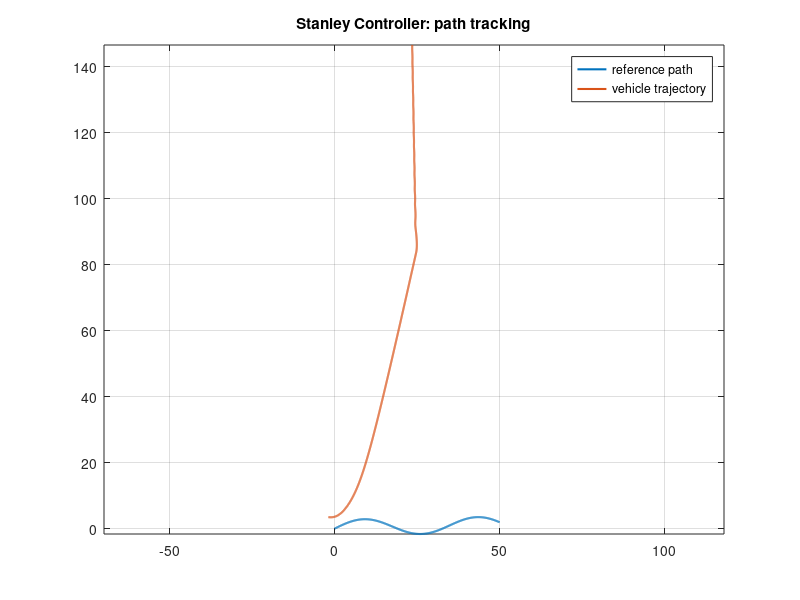
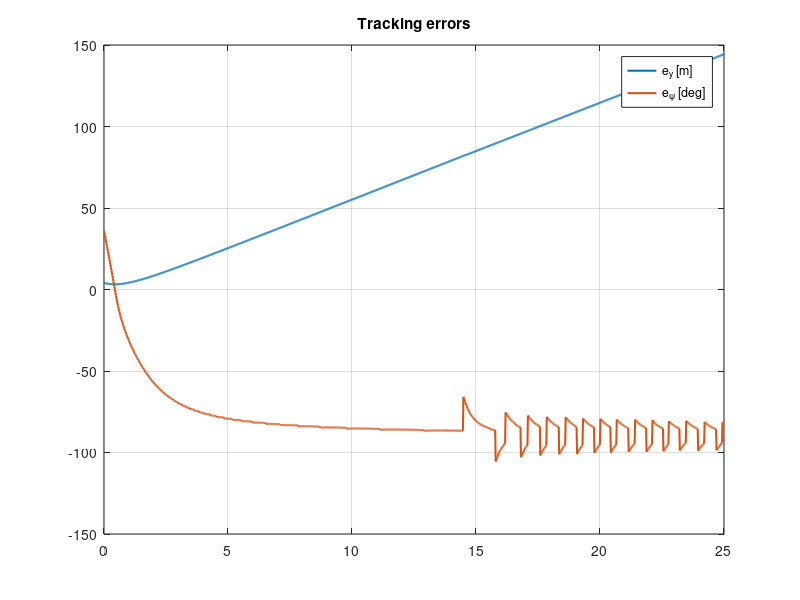
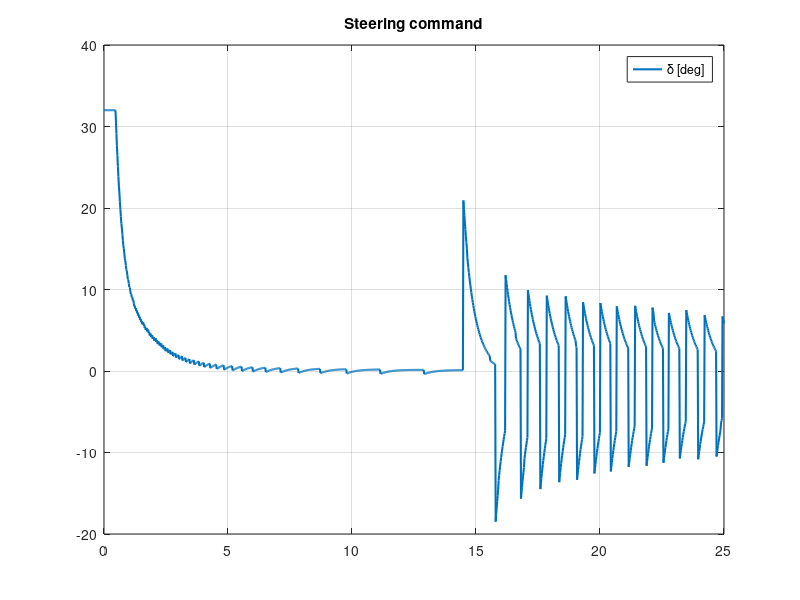

The MATLAB source for these figures, in order:
% Chapter15_Lesson2.m
% Stanley Controller for Ground Vehicles (kinematic bicycle model, educational)
%
% Run:
%   Chapter15_Lesson2
%
% This script:
%   1) builds a smooth reference path (polyline)
%   2) tracks it using Stanley steering control
%   3) plots trajectory and tracking errors

function Chapter15_Lesson2
    % Reference path
    n = 400;
    xr = linspace(0, 50, n);
    yr = 2.5*sin(0.18*xr) + 1.0*sin(0.04*xr);

    % Parameters
    p.L = 2.7;
    p.k = 1.4;
    p.v0 = 0.5;
    p.maxSteer = deg2rad(32);

    dt = 0.02;  T = 25.0;
    steps = floor(T/dt);

    % State: [x;y;psi], constant speed v
    x = -2.0; y = 3.5; psi = deg2rad(-10);
    v = 6.0;

    xs = zeros(steps,1);
    ys = zeros(steps,1);
    eys = zeros(steps,1);
    epsis = zeros(steps,1);
    deltas = zeros(steps,1);

    for k = 1:steps
        [delta, e_y, e_psi] = stanley_control(x, y, psi, v, xr, yr, p);
        % Bicycle step
        x = x + v*cos(psi)*dt;
        y = y + v*sin(psi)*dt;
        psi = wrap_angle(psi + v/p.L * tan(delta) * dt);

        xs(k) = x; ys(k) = y;
        eys(k) = e_y; epsis(k) = e_psi;
        deltas(k) = delta;
    end

    % Plots
    figure; plot(xr, yr, 'LineWidth', 1.5); hold on;
    plot(xs, ys, 'LineWidth', 1.5);
    axis equal; grid on;
    legend('reference path','vehicle trajectory');
    title('Stanley Controller: path tracking');

    t = linspace(0, T, steps);
    figure; plot(t, eys, 'LineWidth', 1.5); hold on;
    plot(t, rad2deg(epsis), 'LineWidth', 1.5);
    grid on; legend('e_y [m]','e_\psi [deg]');
    title('Tracking errors');

    figure; plot(t, rad2deg(deltas), 'LineWidth', 1.5);
    grid on; legend('\delta [deg]');
    title('Steering command');
end

function [delta, e_y, e_psi] = stanley_control(x, y, psi, v, xr, yr, p)
    % Find nearest path index (simple vertex scan)
    d2 = (xr - x).^2 + (yr - y).^2;
    [~, i] = min(d2);

    % Estimate reference heading using neighbors
    i0 = max(i-1, 1);
    i2 = min(i+1, numel(xr));
    psi_ref = atan2(yr(i2)-yr(i0), xr(i2)-xr(i0));

    % Convention: e_psi = psi_ref - psi
    e_psi = wrap_angle(psi_ref - psi);

    % Signed cross-track via 2D cross product
    tx = cos(psi_ref); ty = sin(psi_ref);
    vx = x - xr(i);   vy = y - yr(i);
    cross = tx*vy - ty*vx;
    e_y = sign_safe(cross) * hypot(vx, vy);

    delta = e_psi + atan2(p.k * e_y, v + p.v0);
    delta = min(max(delta, -p.maxSteer), p.maxSteer);
end

function s = sign_safe(a)
    if a >= 0, s = 1; else, s = -1; end
end

function a = wrap_angle(a)
    a = mod(a + pi, 2*pi) - pi;
end
